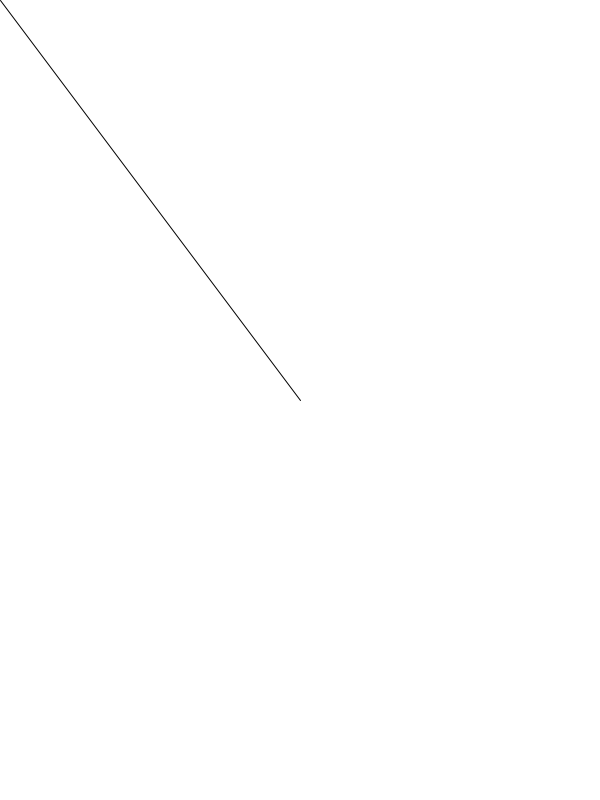
Frame 1 (no input)
Frame 60 (the mouse pressed at the canvas centre just before this capture): identical to frame 1, image omitted
Frame 120 (the mouse held since frame 60 and released just before this capture): blank canvas, image omitted

The Processing sketch that drew this single still picture (run headless with seeded random() and noise(); from frame 60 on, the mouse is pressed at the canvas centre):

// Processing sketch: vector_sketches
// ── vector_sketches.pde
void setup()
{
  size(600,800);
}

void draw()
{
  background(255);
  smooth();
  PVector mouse  = new PVector(mouseX,mouseY);
  PVector center = new PVector(width/2,height/2);
    mouse.sub(center);

  translate(width/2,height/2);

  line(0,0,mouse.x,mouse.y);
}
